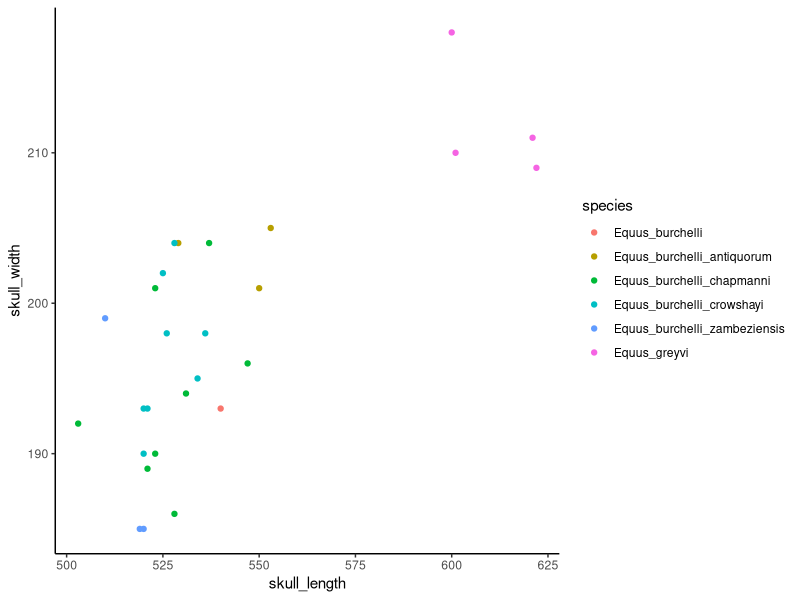

This chart was generated by the following R code: (Note: this script raises an error after producing the figure.)
# Analysing zebra data 
library(tidyverse)
library(ggfortify)

# Reading in the data
rawd <- read_csv("2017-05-15_zebra-collection-data.csv")
# Checking the data
tbl_df(rawd)
glimpse(rawd)
# Plotting the sull length against skull width
pl <- ggplot(data = rawd)+
geom_point(mapping = aes(x= skull_length, y = skull_width, colour= species)) +
  theme_classic()
pl

# Adding sex to the plot by coding the shape to differ with sex 
pl1 <-
  ggplot(data = bur, aes(x = skull_length, y = skull_width, colour = species)) +
  geom_point(aes(shape = sex)) + theme_classic()
pl1

# Creating a boxplot to look at the variation in skull length in the different species 
box <- ggplot(rawd) +
  geom_boxplot(aes(species, skull_length)) +
  coord_flip()

# now that the skull length width data has been plotted we can add a model 
# adding a simple regression model 
zmodel1 <- lm(skull_length ~ skull_width, data = rawd)
#looking at the residuals of the model 
autoplot(zmodel1, smooth.colour = NA)
# looking at the output/ results of the model, then lookin in more detail
anova(zmodel1)
summary(zmodel1)

# adding species as a covariate 

zmodel2 <- lm(skull_length~ tooth_p1_length *species, data = rawd)
autoplot(zmodel2, smooth.colour = NA)

anova(zmodel2)
summary(zmodel2)

#########################################################
# looking only at the burcelli species, is there variation within the four
# subspecies that we were looking at?
bur <- rawd %>% filter(!species =="Equus_greyvi")
ggplot(bur) +
  geom_boxplot(aes(species, skull_length)) +
  coord_flip()

# selecting only the skull length and skull width to look at 
bur_skull <- bur %>% select(skull_length,skull_width, species)

#plot the data
ggplot(data = bur_skull, aes(x = skull_length, y = skull_width, colour = species)) +
  geom_point(aes()) + theme_classic()

# using a  regression model
zmodel1 <- lm(skull_length ~ skull_width, data = rawd)
autoplot(zmodel1, smooth.colour = NA)

#look at the results 
anova(zmodel1)
summary(zmodel1)

# can we use skull length to predict skull width 
# create new x and new y 

#this is a change that I am making but it is wrong 

#this is a change that I want to keep 
#
